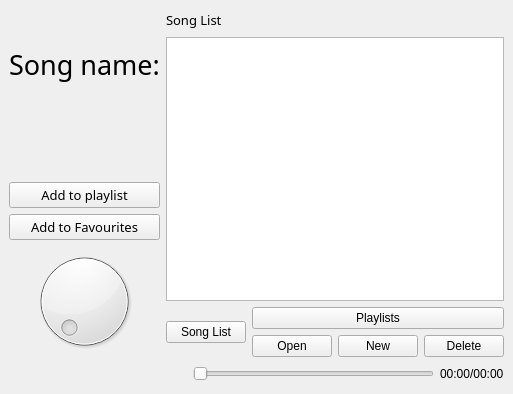
<?xml version="1.0" encoding="UTF-8"?>
<ui version="4.0">
 <class>Audioplayer</class>
 <widget class="QMainWindow" name="Audioplayer">
  <property name="geometry">
   <rect>
    <x>0</x>
    <y>0</y>
    <width>500</width>
    <height>394</height>
   </rect>
  </property>
  <property name="windowTitle">
   <string>MainWindow</string>
  </property>
  <widget class="QWidget" name="centralwidget">
   <layout class="QGridLayout" name="gridLayout">
    <item row="0" column="0">
     <layout class="QVBoxLayout" name="verticalLayout_3">
      <item>
       <layout class="QHBoxLayout" name="horizontalLayout_4">
        <item>
         <layout class="QVBoxLayout" name="verticalLayout_2">
          <property name="sizeConstraint">
           <enum>QLayout::SetFixedSize</enum>
          </property>
          <item>
           <widget class="QLabel" name="label">
            <property name="font">
             <font>
              <family>Miriam</family>
              <pointsize>20</pointsize>
             </font>
            </property>
            <property name="text">
             <string>Song name:</string>
            </property>
           </widget>
          </item>
          <item>
           <widget class="QLabel" name="song_name">
            <property name="enabled">
             <bool>true</bool>
            </property>
            <property name="minimumSize">
             <size>
              <width>130</width>
              <height>50</height>
             </size>
            </property>
            <property name="maximumSize">
             <size>
              <width>130</width>
              <height>50</height>
             </size>
            </property>
            <property name="text">
             <string/>
            </property>
           </widget>
          </item>
          <item>
           <widget class="QPushButton" name="Add_to_playlist">
            <property name="font">
             <font>
              <family>Miriam CLM</family>
              <pointsize>10</pointsize>
             </font>
            </property>
            <property name="text">
             <string>Add to playlist</string>
            </property>
            <property name="icon">
             <iconset>
              <normaloff>../../Downloads/playlist.png</normaloff>../../Downloads/playlist.png</iconset>
            </property>
           </widget>
          </item>
          <item>
           <widget class="QPushButton" name="Add_favourite">
            <property name="font">
             <font>
              <family>Miriam CLM</family>
              <pointsize>10</pointsize>
             </font>
            </property>
            <property name="text">
             <string>Add to Favourites</string>
            </property>
            <property name="icon">
             <iconset>
              <normaloff>../../Downloads/love.png</normaloff>../../Downloads/love.png</iconset>
            </property>
           </widget>
          </item>
          <item>
           <widget class="QDial" name="volume"/>
          </item>
         </layout>
        </item>
        <item>
         <layout class="QVBoxLayout" name="verticalLayout">
          <item>
           <layout class="QHBoxLayout" name="horizontalLayout_3">
            <item>
             <widget class="QLabel" name="list_name">
              <property name="font">
               <font>
                <family>Miriam</family>
                <pointsize>10</pointsize>
               </font>
              </property>
              <property name="text">
               <string>Song List</string>
              </property>
             </widget>
            </item>
            <item>
             <widget class="QPushButton" name="Add_songs">
              <property name="text">
               <string/>
              </property>
              <property name="icon">
               <iconset>
                <normaloff>../../Downloads/add-to-playlist.png</normaloff>../../Downloads/add-to-playlist.png</iconset>
              </property>
              <property name="iconSize">
               <size>
                <width>25</width>
                <height>25</height>
               </size>
              </property>
              <property name="flat">
               <bool>true</bool>
              </property>
             </widget>
            </item>
            <item>
             <widget class="QPushButton" name="delete_song">
              <property name="text">
               <string/>
              </property>
              <property name="icon">
               <iconset>
                <normaloff>../../Downloads/bin.png</normaloff>../../Downloads/bin.png</iconset>
              </property>
              <property name="iconSize">
               <size>
                <width>25</width>
                <height>25</height>
               </size>
              </property>
              <property name="flat">
               <bool>true</bool>
              </property>
             </widget>
            </item>
            <item>
             <widget class="QPushButton" name="Delete_songs">
              <property name="text">
               <string/>
              </property>
              <property name="icon">
               <iconset>
                <normaloff>../../Downloads/icons8-delete-all-96.png</normaloff>../../Downloads/icons8-delete-all-96.png</iconset>
              </property>
              <property name="iconSize">
               <size>
                <width>35</width>
                <height>35</height>
               </size>
              </property>
              <property name="flat">
               <bool>true</bool>
              </property>
             </widget>
            </item>
           </layout>
          </item>
          <item>
           <widget class="QListWidget" name="song_list"/>
          </item>
          <item>
           <layout class="QHBoxLayout" name="horizontalLayout_2">
            <item>
             <widget class="QPushButton" name="all_songs">
              <property name="text">
               <string>Song List</string>
              </property>
              <property name="flat">
               <bool>false</bool>
              </property>
             </widget>
            </item>
            <item>
             <layout class="QVBoxLayout" name="verticalLayout_4">
              <item>
               <widget class="QPushButton" name="playlists">
                <property name="text">
                 <string>Playlists</string>
                </property>
               </widget>
              </item>
              <item>
               <layout class="QHBoxLayout" name="horizontalLayout_5">
                <item>
                 <widget class="QPushButton" name="open_btn">
                  <property name="text">
                   <string>Open</string>
                  </property>
                  <property name="icon">
                   <iconset>
                    <normaloff>../../Downloads/log-in.png</normaloff>../../Downloads/log-in.png</iconset>
                  </property>
                 </widget>
                </item>
                <item>
                 <widget class="QPushButton" name="new_btn">
                  <property name="text">
                   <string>New</string>
                  </property>
                  <property name="icon">
                   <iconset>
                    <normaloff>../../Downloads/add.png</normaloff>../../Downloads/add.png</iconset>
                  </property>
                 </widget>
                </item>
                <item>
                 <widget class="QPushButton" name="delete_btn">
                  <property name="text">
                   <string>Delete</string>
                  </property>
                  <property name="icon">
                   <iconset>
                    <normaloff>../../Downloads/bin.png</normaloff>../../Downloads/bin.png</iconset>
                  </property>
                 </widget>
                </item>
               </layout>
              </item>
             </layout>
            </item>
           </layout>
          </item>
         </layout>
        </item>
       </layout>
      </item>
      <item>
       <layout class="QHBoxLayout" name="horizontalLayout">
        <item>
         <widget class="QPushButton" name="previous">
          <property name="text">
           <string/>
          </property>
          <property name="icon">
           <iconset>
            <normaloff>../../Downloads/rewind-button.png</normaloff>../../Downloads/rewind-button.png</iconset>
          </property>
          <property name="flat">
           <bool>true</bool>
          </property>
         </widget>
        </item>
        <item>
         <widget class="QPushButton" name="play">
          <property name="text">
           <string/>
          </property>
          <property name="icon">
           <iconset>
            <normaloff>../../Downloads/play-button-arrowhead.png</normaloff>../../Downloads/play-button-arrowhead.png</iconset>
          </property>
          <property name="iconSize">
           <size>
            <width>16</width>
            <height>16</height>
           </size>
          </property>
          <property name="flat">
           <bool>true</bool>
          </property>
         </widget>
        </item>
        <item>
         <widget class="QPushButton" name="stop">
          <property name="text">
           <string/>
          </property>
          <property name="icon">
           <iconset>
            <normaloff>../../Downloads/pause.png</normaloff>../../Downloads/pause.png</iconset>
          </property>
          <property name="flat">
           <bool>true</bool>
          </property>
         </widget>
        </item>
        <item>
         <widget class="QPushButton" name="next">
          <property name="text">
           <string/>
          </property>
          <property name="icon">
           <iconset>
            <normaloff>../../Downloads/forward-button.png</normaloff>../../Downloads/forward-button.png</iconset>
          </property>
          <property name="flat">
           <bool>true</bool>
          </property>
         </widget>
        </item>
        <item>
         <widget class="QSlider" name="music_slider">
          <property name="orientation">
           <enum>Qt::Horizontal</enum>
          </property>
         </widget>
        </item>
        <item>
         <widget class="QLabel" name="time">
          <property name="text">
           <string>00:00/00:00</string>
          </property>
         </widget>
        </item>
       </layout>
      </item>
     </layout>
    </item>
   </layout>
  </widget>
 </widget>
 <resources/>
 <connections/>
</ui>
